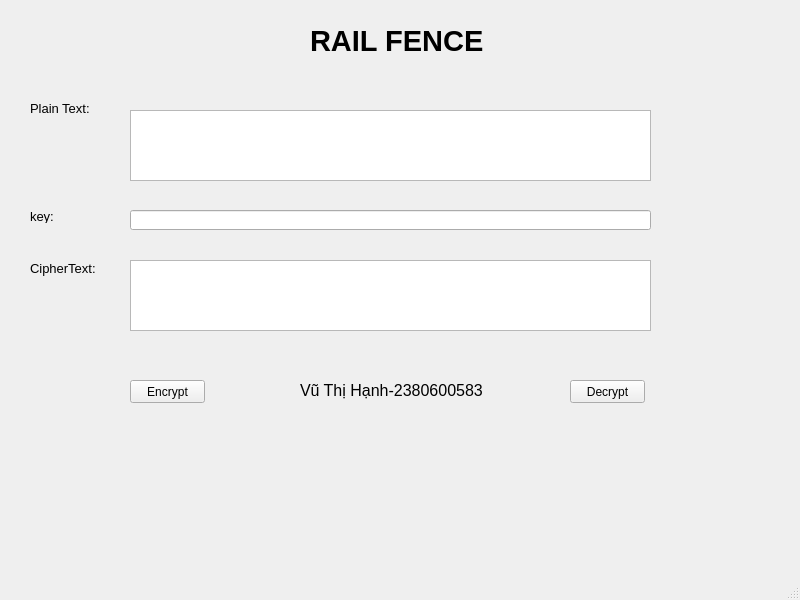
<?xml version="1.0" encoding="UTF-8"?>
<ui version="4.0">
 <class>MainWindow</class>
 <widget class="QMainWindow" name="MainWindow">
  <property name="geometry">
   <rect>
    <x>0</x>
    <y>0</y>
    <width>800</width>
    <height>600</height>
   </rect>
  </property>
  <property name="windowTitle">
   <string>MainWindow</string>
  </property>
  <widget class="QWidget" name="centralwidget">
   <widget class="QLabel" name="label">
    <property name="geometry">
     <rect>
      <x>310</x>
      <y>20</y>
      <width>191</width>
      <height>41</height>
     </rect>
    </property>
    <property name="font">
     <font>
      <pointsize>22</pointsize>
      <weight>75</weight>
      <bold>true</bold>
     </font>
    </property>
    <property name="text">
     <string>RAIL FENCE</string>
    </property>
   </widget>
   <widget class="QLabel" name="txt_plain_text">
    <property name="geometry">
     <rect>
      <x>30</x>
      <y>100</y>
      <width>61</width>
      <height>16</height>
     </rect>
    </property>
    <property name="font">
     <font>
      <pointsize>10</pointsize>
     </font>
    </property>
    <property name="text">
     <string>Plain Text:</string>
    </property>
   </widget>
   <widget class="QTextEdit" name="textEdit">
    <property name="geometry">
     <rect>
      <x>130</x>
      <y>110</y>
      <width>521</width>
      <height>71</height>
     </rect>
    </property>
   </widget>
   <widget class="QLineEdit" name="lineEdit">
    <property name="geometry">
     <rect>
      <x>130</x>
      <y>210</y>
      <width>521</width>
      <height>20</height>
     </rect>
    </property>
   </widget>
   <widget class="QTextEdit" name="textEdit_2">
    <property name="geometry">
     <rect>
      <x>130</x>
      <y>260</y>
      <width>521</width>
      <height>71</height>
     </rect>
    </property>
   </widget>
   <widget class="QLabel" name="txt_key">
    <property name="geometry">
     <rect>
      <x>30</x>
      <y>210</y>
      <width>47</width>
      <height>13</height>
     </rect>
    </property>
    <property name="font">
     <font>
      <pointsize>10</pointsize>
     </font>
    </property>
    <property name="text">
     <string>key:</string>
    </property>
   </widget>
   <widget class="QLabel" name="txt_cipher_text">
    <property name="geometry">
     <rect>
      <x>30</x>
      <y>260</y>
      <width>71</width>
      <height>16</height>
     </rect>
    </property>
    <property name="font">
     <font>
      <pointsize>10</pointsize>
     </font>
    </property>
    <property name="text">
     <string>CipherText:</string>
    </property>
   </widget>
   <widget class="QPushButton" name="btn_encrypt">
    <property name="geometry">
     <rect>
      <x>130</x>
      <y>380</y>
      <width>75</width>
      <height>23</height>
     </rect>
    </property>
    <property name="text">
     <string>Encrypt</string>
    </property>
   </widget>
   <widget class="QPushButton" name="btn_decrypt">
    <property name="geometry">
     <rect>
      <x>570</x>
      <y>380</y>
      <width>75</width>
      <height>23</height>
     </rect>
    </property>
    <property name="text">
     <string>Decrypt</string>
    </property>
   </widget>
   <widget class="QLabel" name="label_5">
    <property name="geometry">
     <rect>
      <x>300</x>
      <y>380</y>
      <width>211</width>
      <height>20</height>
     </rect>
    </property>
    <property name="font">
     <font>
      <pointsize>12</pointsize>
     </font>
    </property>
    <property name="text">
     <string>Vũ Thị Hạnh-2380600583</string>
    </property>
   </widget>
  </widget>
  <widget class="QStatusBar" name="statusbar"/>
  <widget class="QMenuBar" name="menubar">
   <property name="geometry">
    <rect>
     <x>0</x>
     <y>0</y>
     <width>800</width>
     <height>21</height>
    </rect>
   </property>
  </widget>
 </widget>
 <resources/>
 <connections/>
</ui>
